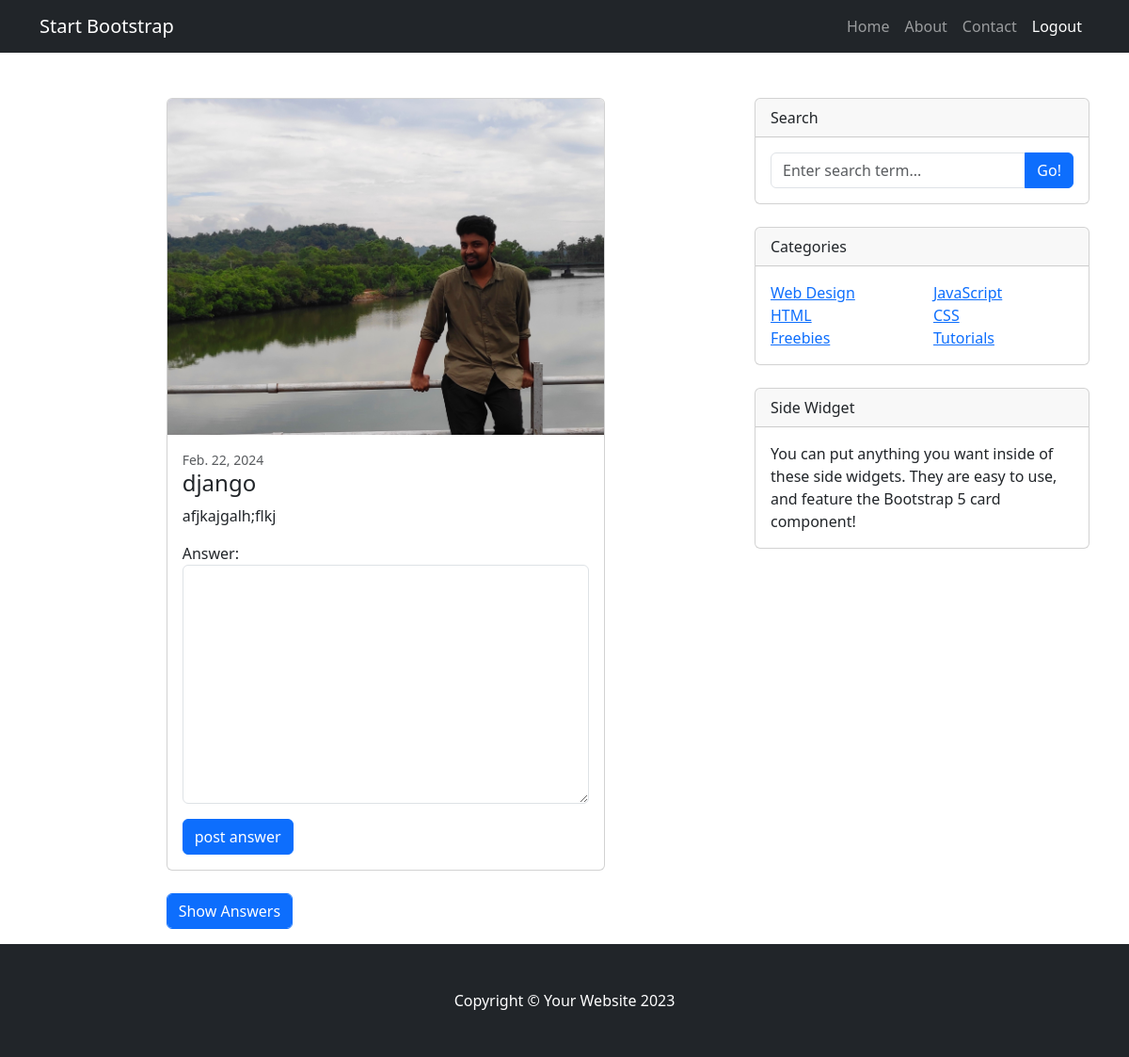
The page /questions/1/ (signed in) on the database its author committed.
### questions/models.py (models this page shows, shortened)
class Questions(models.Model):
    user = models.ForeignKey(MyUser, on_delete=models.CASCADE)
    description = models.CharField(max_length=120)
    image = models.ImageField(upload_to='question_images', null=True, blank=True)
    created_date = models.DateField(auto_now_add=True)
    is_active = models.BooleanField(default=True)
    @property
    def fetch_answers(self):
        answer = self.answers_set.all().annotate(u_count=Count('upvotes')).order_by('-u_count')
        return answer

class MyUser(AbstractUser):
    phone = models.CharField(max_length=200)
    profile_pic= models.ImageField(upload_to='profile_pics', null=True)

### questions/views.py (the view)
# urls.py: path('questions/<int:id>/' ,views.QuestionDetailView.as_view(), name='questiondetials'),
@method_decorator(decs, name='dispatch')
class QuestionDetailView(DetailView, FormView):
    model=models.Questions
    pk_url_kwarg='id'
    template_name='question-detail.html'
    context_object_name = 'questions'
    form_class=AnswerForm

### questions/forms.py
class AnswerForm(forms.Form):
    answer = forms.CharField(widget=forms.Textarea(attrs={'class':'form-control'}))

### questions/views.py (called while the page is built)
def signin_required(fn):
    def wrapper(request, *args, **kwargs):
        if not request.user.is_authenticated:
            return redirect('login')
        else:
            return fn(request, *args, **kwargs)
    return wrapper

### questions/templates/question-detail.html (shortened to what this page needs)
{%extends 'base.html'%}
{%block body_block%}
<div class="container">
    <div class="row">
        <div class="col-2"></div>
        <div class="col-8">
            <div class="card mb-4">
                {%if questions.image%}
                    <a href="#!"><img class="card-img-top" src={{questions.image.url}} alt="..." /></a>
                {%endif%}
                <div class="card-body">
                    <div class="small text-muted">{{questions.created_date}}</div>
                    <h2 class="card-title h4">{{questions.user}}</h2>
                    <p class="card-text">{{questions.description}}</p>
                    <form action="{%url 'postanswer' questions.id%}" method="post">
                        {{form.as_p}}
                        <input type="submit" name="" id="" value="post answer"class="btn btn-primary">
                    </form>
                </div>
            </div>
            <p class="d-inline-flex gap-1">
                <button class="btn btn-primary form-control" type="button" data-bs-toggle="collapse" data-bs-target="#collapseExample" aria-expanded="false" aria-controls="collapseExample">
                    Show Answers
                </button>
              </p>
        </div>
        <div class="col-2"></div>
    </div>
</div>
{%endblock%}

### rows shown on the page
Questions: image (picture), created_date "Feb. 22, 2024", user "django", description "afjkajgalh;flkj"
